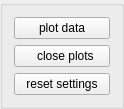
              <widget class="QGroupBox" name="groupBox_13">
               <property name="minimumSize">
                <size>
                 <width>124</width>
                 <height>0</height>
                </size>
               </property>
               <property name="maximumSize">
                <size>
                 <width>124</width>
                 <height>16777215</height>
                </size>
               </property>
               <property name="title">
                <string/>
               </property>
               <layout class="QGridLayout" name="gridLayout_24">
                <item row="0" column="0">
                 <widget class="QPushButton" name="score_plot_PB">
                  <property name="text">
                   <string>plot data</string>
                  </property>
                 </widget>
                </item>
                <item row="1" column="0">
                 <widget class="QPushButton" name="Close_Plots_PB">
                  <property name="text">
                   <string>  close plots</string>
                  </property>
                  <property name="icon">
                   <iconset>
                    <normalon>../../../../../../../../../../../../../../../../../../../../../../../../../../../../../../../../../../../../../../../../../../../../../../../../../../../../../../../../../../../.designer/icons/close.png</normalon>
                   </iconset>
                  </property>
                 </widget>
                </item>
                <item row="2" column="0">
                 <widget class="QPushButton" name="ResetPlotSettings_PB">
                  <property name="text">
                   <string>reset settings</string>
                  </property>
                 </widget>
                </item>
               </layout>
              </widget>
